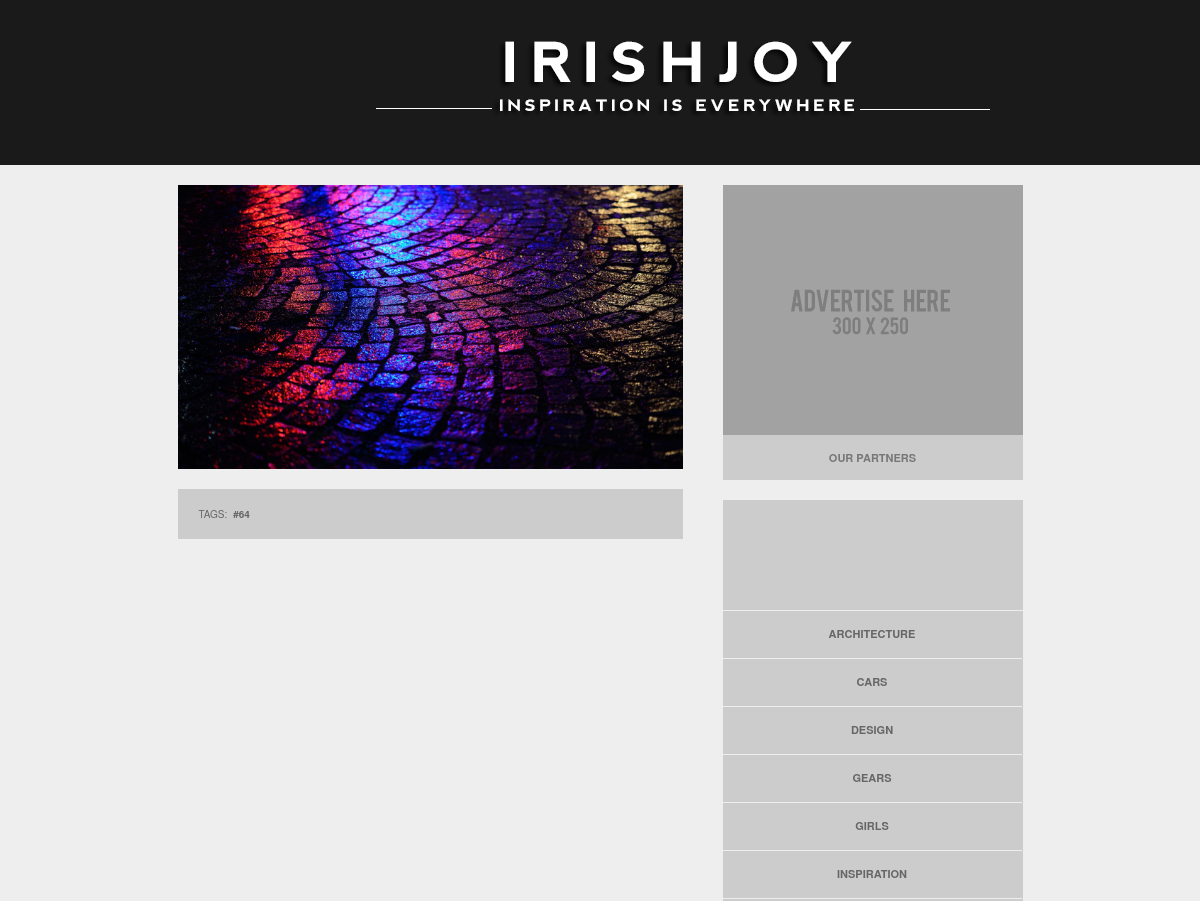
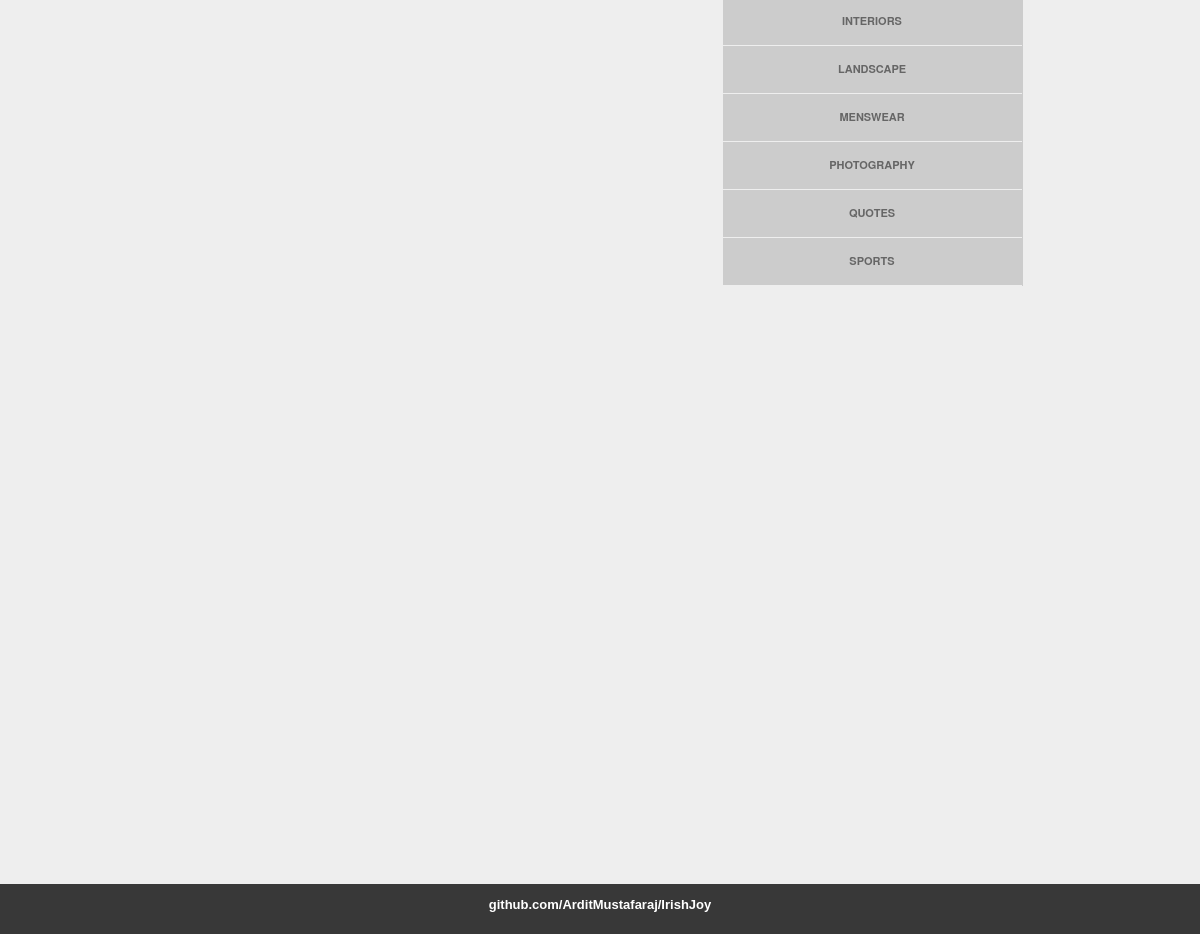
The page /view-image.php?post-id=14 on the database its author committed (2 pictures, top to bottom).
### tables this page shows
CREATE TABLE IF NOT EXISTS `posts` (
  `id` bigint(20) NOT NULL AUTO_INCREMENT,
  `user_id` int(30) NOT NULL,
  `description` text NOT NULL,
  `status` int(11) NOT NULL DEFAULT '1',
  `category_id` int(30) NOT NULL,
  `views` bigint(20) NOT NULL,
  `image_name` text NOT NULL,
  `created_at` timestamp NOT NULL DEFAULT CURRENT_TIMESTAMP ON UPDATE CURRENT_TIMESTAMP,
  PRIMARY KEY (`id`),
  UNIQUE KEY `id` (`id`),
  KEY `created_at` (`created_at`),
  KEY `user_id` (`user_id`),
  KEY `id_2` (`id`)
);

### view-image.php (the view, shortened to what this page needs)
<?php
	require_once('functions-public.php');
	$id  = $_GET['post-id'];
	$cat = strtolower(get_category_by_id($mysql_conn,$id));
?>
<html>
	<head>
		<link rel="stylesheet" type="text/css" href="css/public-style.css" />
	</head>
	<body>
		<div class="head">
			<div style="margin: 0 auto; position: relative; width:40%; padding-top: 30px;">
				<a href="<?php echo MAIN_URL; ?>">
					<img src="<?php echo MAIN_URL; ?>images/head_logo.jpg">
				</a>
			</div>
		</div>
 		<div class="container">
			<div class="content">
	 			<?php
					show_single_image($mysql_conn);
	 			?>
				<div class="after_full_image">
					<div style="margin-top:18px; margin-left:15px;">
						<?php echo"<span>TAGS:<a href=\"#\">#$cat</a></span>"; ?>
					</div>
				</div>
			</div>
			<div class="ad_box">
				<a href="#">
					<img src="images/ads.png">
				</a>
			</div>
			<div class="ad_bottom">
				<div style="margin-top:15px;"><a href"http://www.flivetech.com/">Our Partners</a></div>
			</div>
			<div class="before_menu">
			</div>
			<div class="menu_bar">
				<?php show_main_menu($mysql_conn); ?>
			</div>
		</div>
  		<div class="footer">
 			<div class="copyright">
 				<a target="_blank" href="http://github.com/ArditMustafaraj/IrishJoy">github.com/ArditMustafaraj/IrishJoy</a>
 			</div>
 		</div>
	</body>
</html>

### functions-public.php (shortened to what this page needs)
	<?php
function show_main_menu($mysql_conn){
	$query = "SELECT id, category_name FROM categories ORDER BY category_name";
       $result = mysqli_query($mysql_conn, $query);
       $categories_array = array();
	while($row = mysqli_fetch_array($result)){
		$categories_array[$row['id']] = $row['category_name'];
	}
	foreach($categories_array as $category_id => $category_name){
	?>
		<div class="menu_items">
			<a href="<?php echo MAIN_URL; ?>?category-id=<?php echo $category_id; ?>">
				<?php echo $category_name; ?>
			</a>
		</div>
	<?php
	}
}
	?>
		<?php
function show_single_image($mysql_conn){
	$post_id = $_GET['post-id'];
	$query_select_posts = "SELECT id, image_name FROM posts WHERE id = $post_id";
	$result_posts = mysqli_query($mysql_conn, $query_select_posts);
	$row_post = mysqli_fetch_array($result_posts);
	$img_path = UPLOADS_URL . $row_post['image_name'];
	?>
		<img class="img_view_full" src="<?php echo $img_path; ?>" />
	<?php
}
function get_category_by_id($mysql_conn,$post_id) {
	$query_select_post_cat= "SELECT category_id FROM posts WHERE id = $post_id" ;
	$result_fetch = mysqli_query($mysql_conn,$query_select_post_cat);
	$result_select_postcat = mysqli_fetch_array($result_fetch);
	return $result_select_postcat['category_id'];
}

### css/public-style.css (style rules this page uses)
body { margin:0; padding:0; background-color:#eee; font:13px "Trebuchet MS", Arial, Helvetica, sans-serif; }
.head { width:100%; height: 165px; background-color:#1A1A1A ; margin-bottom:20px; }
.container { width:845px; min-height:1600px; padding:0; background:none; border:none; overflow-x: auto; margin: auto; }
.content { width:525px; min-height:1600px; padding:0; background :none; border:none; float:left; overflow-x: auto; }
.ad_box { width:300px; height:250px; background-color:#aaaaaa; margin: auto; float:right; }
.ad_bottom { width:300px; height:45px; background-color :#cccccc; border:none; border-radius: 0; margin: auto; float:right; text-align:center; }
.ad_bottom a { background:none; text-decoration:none; text-transform:uppercase; border:none; font-size: 11px ; font-family: Helvetica Neue,Arial,sans-serif; font-weight:bold; color: #666666; cursor:pointer; }
.ad_bottom a { color:#777777; }
.before_menu { width:300px; height:110px; background-color :#cccccc; border:none; margin-top: 20px; margin-bottom: 1px; float:right; }
.menu_bar { width:300px; min-height:300px; background-color :#cccccc; border:none; border-radius: 0; overflow-x: auto; margin-bottom: 20px; float:right; }
.menu_items { width:275px; min-height: 20px; text-align:center; border-top: 1px ; border-bottom: 1px solid #eee; padding:12px; margin-top:3px; }
.menu_items a { background-color:#cccccc; text-decoration:none; text-transform:uppercase; border:none; padding:6px; font-size: 11px ; font-family: Helvetica Neue,Arial,sans-serif; font-weight:bold; color: #666666; cursor:pointer; }
.footer { width:100%; height: 45px; text-align:center; color:#fff; text-decoration:none; padding-top:5px; font-weight:bold; background-color:#383838; }
.footer a { background-color:#1A1A1A; text-align:center; color:#fff; text-decoration:none; padding-top:5px; font-weight:bold; }
.copyright { height:25px; padding-top:8px; background-color:#383838 ; }
.copyright a,a:hover { background-color:#383838 ; }
img.img_view_full { float:left; width:505px; height:auto; margin-bottom: 20px; }
.after_full_image { width:505px; min-height:50px; background-color :#cccccc; border:none; margin-bottom: 1px; float:left; overflow:visible; }
.after_full_image a { text-decoration:none; text-transform:uppercase; border:none; padding:6px; font-size: 10px ; font-family: Helvetica Neue,Arial,sans-serif; font-weight:bold; color: #666666; cursor:pointer; }
.after_full_image span { text-decoration:none; text-transform:uppercase; border:none; padding:6px; font-size: 10px ; font-family: Helvetica Neue,Arial,sans-serif; color: #666666; }

### rows shown on the page
posts: image_name (picture), category "64"

### other values the page prints
$category_name "ARCHITECTURE"
$category_name "CARS"
$category_name "DESIGN"
$category_name "GEARS"
$category_name "GIRLS"
$category_name "INSPIRATION"
$category_name "INTERIORS"
$category_name "LANDSCAPE"
$category_name "MENSWEAR"
$category_name "PHOTOGRAPHY"
$category_name "QUOTES"
$category_name "SPORTS"
